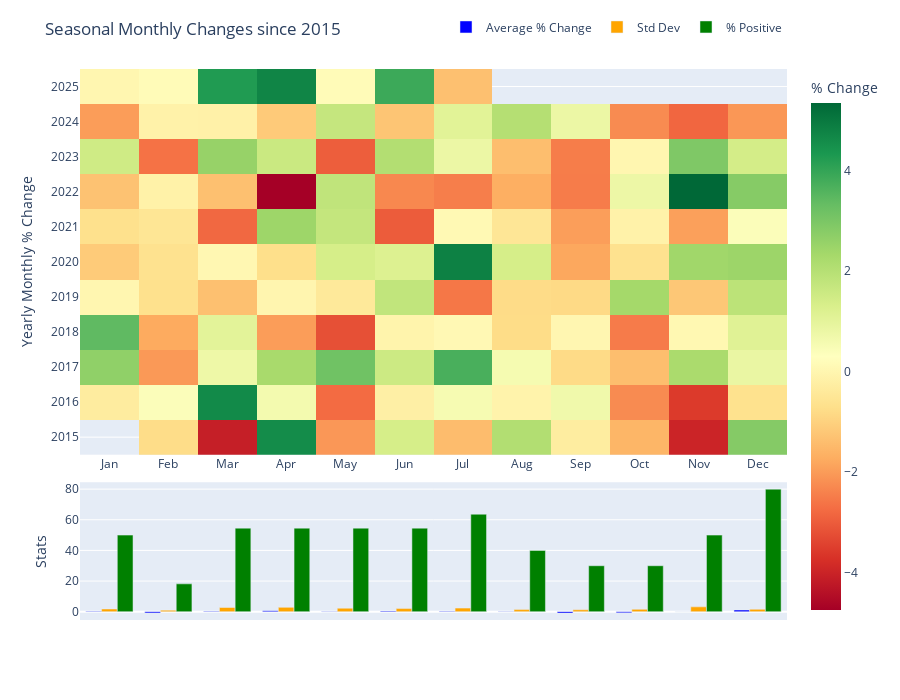

The code cell stored with this chart in its notebook:
### Code cell
import pandas as pd
import numpy as np
import plotly.express as px
import plotly.graph_objects as go

def seasonality_monthly(df, start_year=2015, ignore_months=None):
    """
    Tính seasonal tendency theo tháng từng năm và vẽ heatmap cùng thống kê.

    Parameters:
    - df: DataFrame có 'time' (datetime), 'close' (float)
    - start_year: năm bắt đầu tính toán (bao gồm)
    - ignore_months: list các tháng dạng 'YYYY-MM' để loại bỏ (vd: ['2020-03', '2021-07'])

    Returns:
    - heatmap figure, stats DataFrame
    """
    # Xử lý datetime
    df['time'] = pd.to_datetime(df['time'])
    df = df[df['time'].dt.year >= start_year].copy()

    # Loại bỏ tháng bị ignore nếu có
    if ignore_months:
        ignore_months = set(ignore_months)
        df['year_month'] = df['time'].dt.strftime('%Y-%m')
        df = df[~df['year_month'].isin(ignore_months)]

    # Sắp xếp theo thời gian
    df = df.sort_values('time').reset_index(drop=True)

    # Tính % thay đổi tháng so với tháng trước
    df['pct_change'] = df['close'].pct_change() * 100

    # Tạo cột năm và tháng
    df['year'] = df['time'].dt.year
    df['month'] = df['time'].dt.month

    # Tạo ma trận: index là năm, columns là tháng, giá trị là % change
    pivot = df.pivot(index='year', columns='month', values='pct_change')

    # Thống kê từng tháng theo năm: trung bình, độ lệch chuẩn, % positive
    monthly_avg = pivot.mean(axis=0)
    monthly_std = pivot.std(axis=0)
    monthly_pos_pct = (pivot > 0).sum(axis=0) / pivot.count(axis=0) * 100

    # Tạo heatmap
    month_names = ['Jan', 'Feb', 'Mar', 'Apr', 'May', 'Jun',
                   'Jul', 'Aug', 'Sep', 'Oct', 'Nov', 'Dec']

    fig = go.Figure(data=go.Heatmap(
        z=pivot.values,
        x=month_names,
        y=pivot.index.astype(str),
        colorscale='RdYlGn',
        colorbar=dict(title='% Change'),
        hovertemplate='Year: %{y}<br>Month: %{x}<br>Change: %{z:.2f}%' 
    ))

    # Vẽ thêm các thống kê bên dưới heatmap dưới dạng biểu đồ cột
    fig.add_trace(go.Bar(
        x=month_names,
        y=monthly_avg,
        name='Average % Change',
        marker_color='blue',
        yaxis='y2'
    ))
    fig.add_trace(go.Bar(
        x=month_names,
        y=monthly_std,
        name='Std Dev',
        marker_color='orange',
        yaxis='y2'
    ))
    fig.add_trace(go.Bar(
        x=month_names,
        y=monthly_pos_pct,
        name='% Positive',
        marker_color='green',
        yaxis='y2'
    ))

    # Cấu hình trục y thứ 2 để vẽ thống kê
    fig.update_layout(
        title=f'Seasonal Monthly Changes since {start_year}',
        yaxis=dict(title='Yearly Monthly % Change', domain=[0.3, 1]),
        yaxis2=dict(title='Stats', domain=[0, 0.25], anchor='x'),
        barmode='group',
        height=700,
        legend=dict(orientation='h', yanchor='bottom', y=1.05, xanchor='right', x=1),
        margin=dict(t=50)
    )

    # Dữ liệu thống kê trả về
    stats_df = pd.DataFrame({
        'Month': month_names,
        'Average % Change': monthly_avg.values,
        'Std Dev': monthly_std.values,
        '% Positive': monthly_pos_pct.values
    })

    return fig, stats_df

# Ví dụ sử dụng:
import pandas as pd

# Giả sử eurusd_D là DataFrame của bạn, đã có cột time dạng datetime với timezone


fig, stats = seasonality_monthly(eurusd_M, start_year=2015)
fig.show()
print(stats)

### Figure 1 — Plotly figure (JSON) as saved in the notebook; plotly's stock layout.template omitted (floating-point values rounded to 4 significant figures; data arrays with more than 128 entries replaced by an {"elided": "..."} marker saying what was removed)
{"data": [{"colorbar": {"title": {"text": "% Change"}}, "colorscale": [[0, "rgb(165,0,38)"], [0.1, "rgb(215,48,39)"], [0.2, "rgb(244,109,67)"], [0.3, "rgb(253,174,97)"], [0.4, "rgb(254,224,139)"], [0.5, "rgb(255,255,191)"], [0.6, "rgb(217,239,139)"], [0.7, "rgb(166,217,106)"], [0.8, "rgb(102,189,99)"], [0.9, "rgb(26,152,80)"], [1, "rgb(0,104,55)"]], "hovertemplate": "Year: %{y}<br>Month: %{x}<br>Change: %{z:.2f}%", "type": "heatmap", "x": ["Jan", "Feb", "Mar", "Apr", "May", "Jun", "Jul", "Aug", "Sep", "Oct", "Nov", "Dec"], "y": ["2015", "2016", "2017", "2018", "2019", "2020", "2021", "2022", "2023", "2024", "2025"], "z": {"elided": "11x12 float values"}}, {"marker": {"color": "blue"}, "name": "Average % Change", "type": "bar", "x": ["Jan", "Feb", "Mar", "Apr", "May", "Jun", "Jul", "Aug", "Sep", "Oct", "Nov", "Dec"], "y": [0.2154, -0.7942, 0.3203, 0.6958, -0.1361, 0.453, 0.3005, 0.07835, -0.919, -0.763, -0.0609, 1.104], "yaxis": "y2"}, {"marker": {"color": "orange"}, "name": "Std Dev", "type": "bar", "x": ["Jan", "Feb", "Mar", "Apr", "May", "Jun", "Jul", "Aug", "Sep", "Oct", "Nov", "Dec"], "y": [1.764, 0.967, 2.739, 2.836, 2.281, 2.049, 2.341, 1.369, 1.235, 1.548, 3.157, 1.572], "yaxis": "y2"}, {"marker": {"color": "green"}, "name": "% Positive", "type": "bar", "x": ["Jan", "Feb", "Mar", "Apr", "May", "Jun", "Jul", "Aug", "Sep", "Oct", "Nov", "Dec"], "y": [50.0, 18.18, 54.55, 54.55, 54.55, 54.55, 63.64, 40.0, 30.0, 30.0, 50.0, 80.0], "yaxis": "y2"}], "layout": {"barmode": "group", "height": 700, "legend": {"orientation": "h", "x": 1, "xanchor": "right", "y": 1.05, "yanchor": "bottom"}, "margin": {"t": 50}, "title": {"text": "Seasonal Monthly Changes since 2015"}, "yaxis": {"domain": [0.3, 1], "title": {"text": "Yearly Monthly % Change"}}, "yaxis2": {"anchor": "x", "domain": [0, 0.25], "title": {"text": "Stats"}}}}
